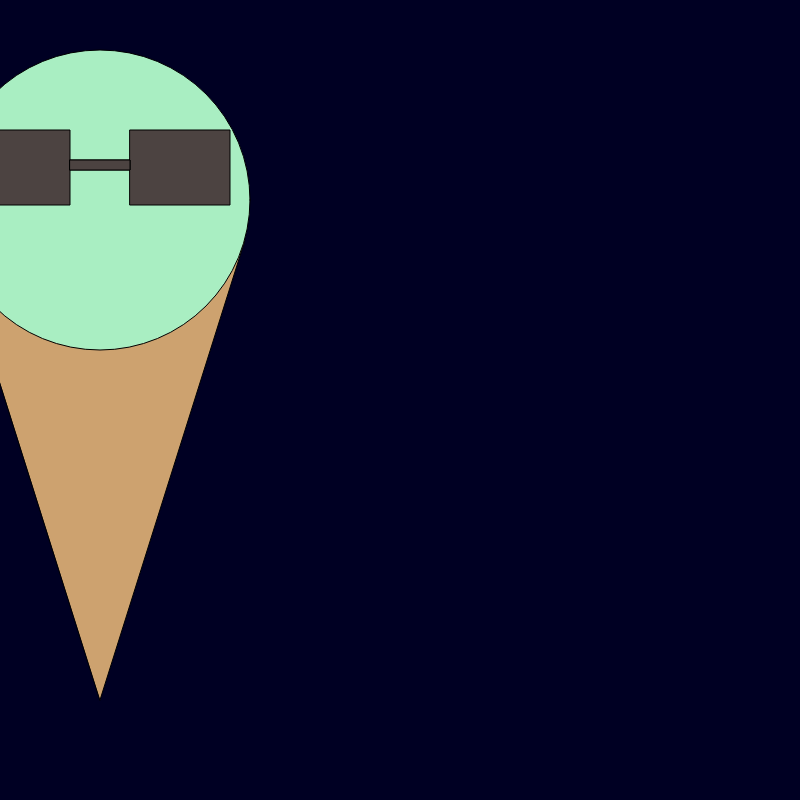
Frame 1 (no input)
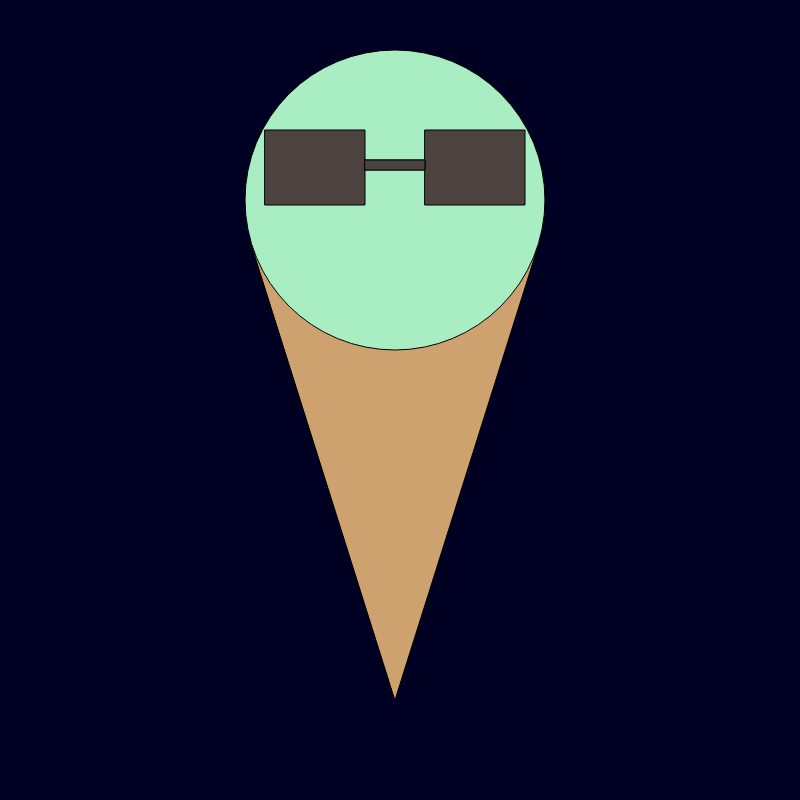
Frame 60 (no input)
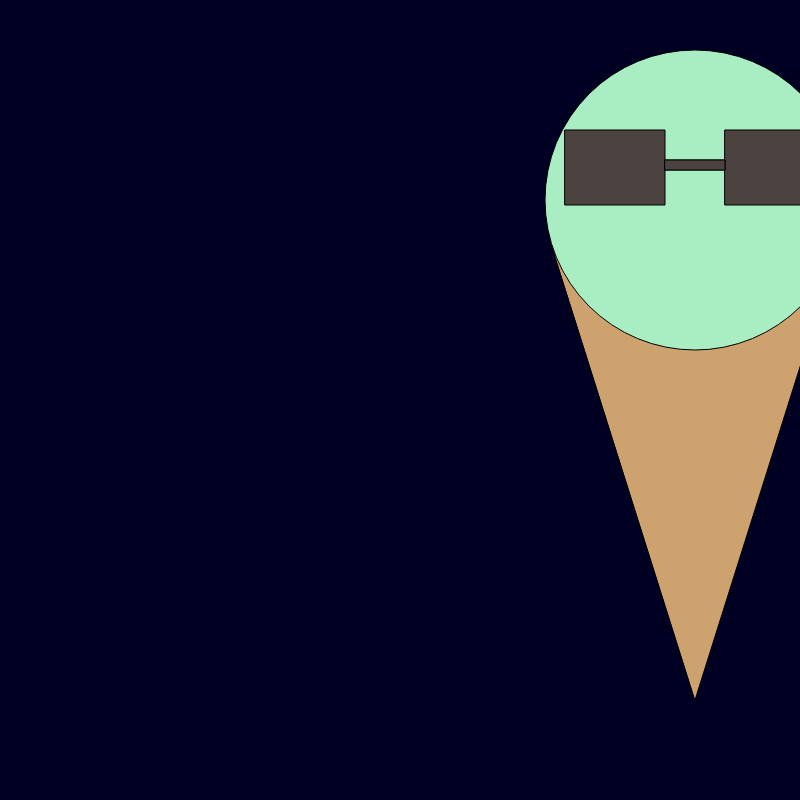
Frame 120 (the mouse pressed at the canvas centre since frame 60)

The p5.js sketch that drew these frames (run headless with seeded random() and noise() and a simulated clock; from frame 60 on, the mouse is pressed at the canvas centre):

// p5.js sketch
// ── sketch.js
// Reed Cavi's Rain Man
let x = 0;

function setup() {
  createCanvas(800, 800);
}

function draw() {
  background(0, 0, 35);

  push();

  translate(x - 400, -300);
  x += 5;
  if (x > width) {
    x = 0;
  }
  avatar()

  pop();

}

function avatar() {

  // Ice Cream
  fill(205, 162, 111);
  triangle(355, 540, 645, 540, 500, 1000);
  fill(169, 238, 194);
  ellipse(500, 500, 300, 300);
  fill(76, 67, 65);
  rect(370, 430, 100, 75);
  rect(530, 430, 100, 75);
  rect(470, 460, 60, 10);
  rect(470, 460, 60, 10);

}
